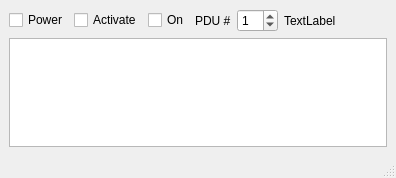
<?xml version="1.0" encoding="UTF-8"?>
<ui version="4.0">
 <class>PDUs</class>
 <widget class="QMainWindow" name="PDUs">
  <property name="geometry">
   <rect>
    <x>0</x>
    <y>0</y>
    <width>396</width>
    <height>178</height>
   </rect>
  </property>
  <property name="windowTitle">
   <string>PDUs controller</string>
  </property>
  <widget class="QWidget" name="NetioPDU">
   <layout class="QVBoxLayout" name="verticalLayout">
    <item>
     <layout class="QHBoxLayout" name="horizontalLayout_2">
      <item>
       <widget class="QCheckBox" name="checkBox_power">
        <property name="text">
         <string>Power</string>
        </property>
       </widget>
      </item>
      <item>
       <widget class="QCheckBox" name="checkBox_ctrl_activate">
        <property name="text">
         <string>Activate</string>
        </property>
       </widget>
      </item>
      <item>
       <widget class="QCheckBox" name="checkBox_device_activate">
        <property name="text">
         <string>On</string>
        </property>
       </widget>
      </item>
      <item>
       <widget class="QLabel" name="label_device_id">
        <property name="text">
         <string>PDU #</string>
        </property>
       </widget>
      </item>
      <item>
       <widget class="QSpinBox" name="spinBox_device_id">
        <property name="value">
         <number>1</number>
        </property>
       </widget>
      </item>
      <item>
       <widget class="QLabel" name="label_name">
        <property name="text">
         <string>TextLabel</string>
        </property>
       </widget>
      </item>
      <item>
       <spacer name="horizontalSpacer">
        <property name="orientation">
         <enum>Qt::Horizontal</enum>
        </property>
        <property name="sizeHint" stdset="0">
         <size>
          <width>40</width>
          <height>20</height>
         </size>
        </property>
       </spacer>
      </item>
     </layout>
    </item>
    <item>
     <widget class="QTextEdit" name="comments"/>
    </item>
    <item>
     <layout class="QHBoxLayout" name="horizontalLayout_pdu_outputs"/>
    </item>
   </layout>
  </widget>
  <widget class="QMenuBar" name="menubar">
   <property name="geometry">
    <rect>
     <x>0</x>
     <y>0</y>
     <width>396</width>
     <height>21</height>
    </rect>
   </property>
  </widget>
  <widget class="QStatusBar" name="statusbar"/>
 </widget>
 <resources/>
 <connections/>
</ui>
